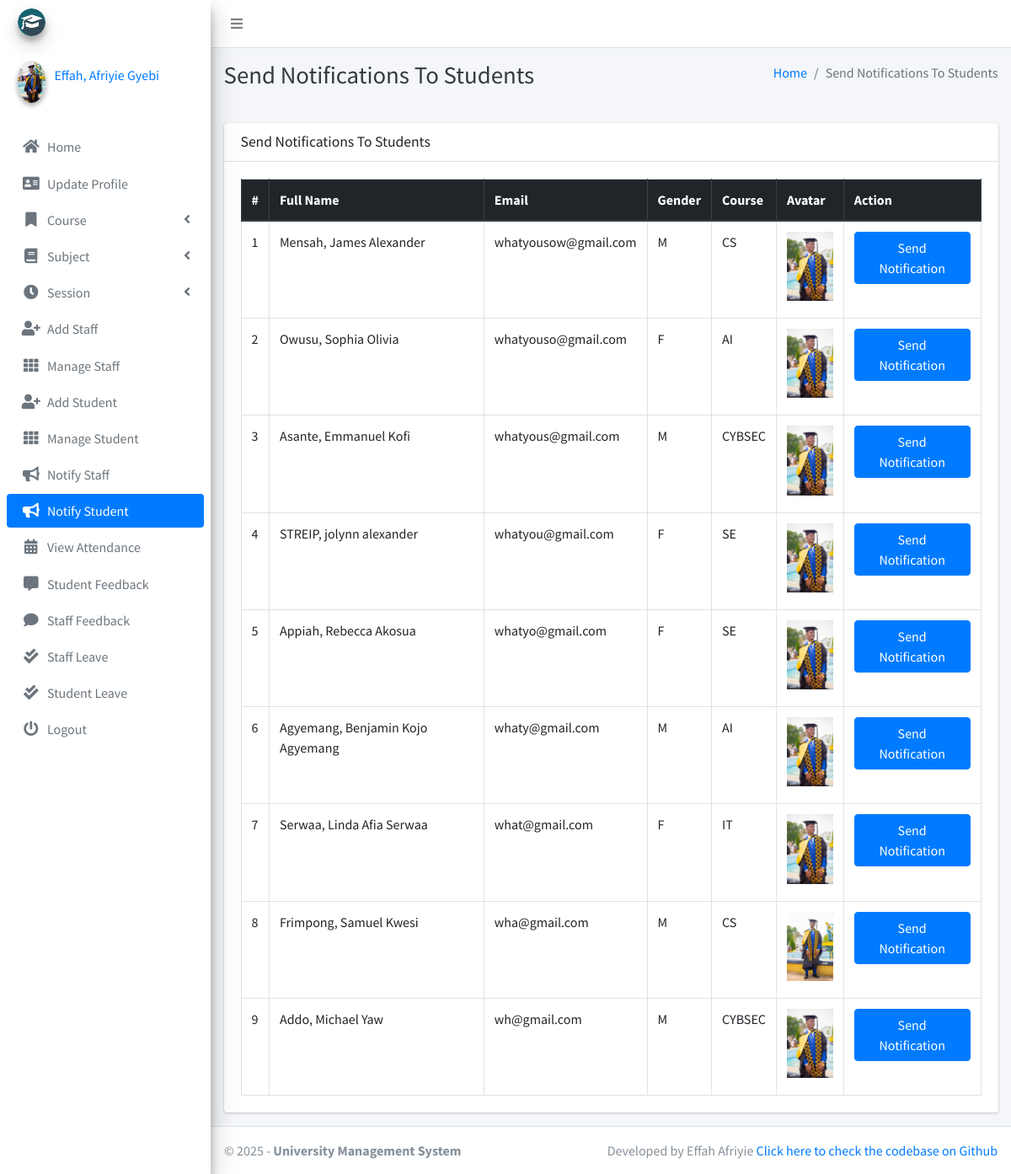
Page /admin_notify_student (signed in) on the committed database.
### main_app/models.py (models this page shows, shortened)
class CustomUser(AbstractUser):
    USER_TYPE = ((1, "HOD"), (2, "Staff"), (3, "Student"))
    GENDER = [("M", "Male"), ("F", "Female")]
    username = None  # Removed username, using email instead
    email = models.EmailField(unique=True)
    user_type = models.CharField(default=1, choices=USER_TYPE, max_length=1)
    gender = models.CharField(max_length=1, choices=GENDER)
    profile_pic = models.ImageField()
    address = models.TextField()
    fcm_token = models.TextField(default="")  # For firebase notifications
    created_at = models.DateTimeField(auto_now_add=True)
    updated_at = models.DateTimeField(auto_now=True)
    USERNAME_FIELD = "email"
    REQUIRED_FIELDS = []
    objects = CustomUserManager()
    def __str__(self):
        return self.last_name + ", " + self.first_name

class Student(models.Model):
    admin = models.OneToOneField(CustomUser, on_delete=models.CASCADE)
    course = models.ForeignKey(Course, on_delete=models.DO_NOTHING, null=True, blank=False)
    session = models.ForeignKey(Session, on_delete=models.DO_NOTHING, null=True)

class Course(models.Model):
    name = models.CharField(max_length=120)
    created_at = models.DateTimeField(auto_now_add=True)
    updated_at = models.DateTimeField(auto_now=True)

### main_app/hod_views.py (the view)
# urls.py: path("admin_notify_student", hod_views.admin_notify_student,
def admin_notify_student(request):
    student = CustomUser.objects.filter(user_type=3)
    context = {
        'page_title': "Send Notifications To Students",
        'students': student
    }
    return render(request, "hod_template/student_notification.html", context)

### main_app/templates/hod_template/student_notification.html (shortened to what this page needs)
{% extends 'main_app/base.html' %}
{% load static %}
{% block page_title %}{{page_title}}{% endblock page_title %}
{% block content %}
<section class="content">
    <div class="container-fluid">
        <div class="row">
            <div class="col-md-12">
                <div class="card">
                    <div class="card-header">
                        <h3 class="card-title">{{page_title}}</h3>
                    </div>
                    <div class="card-body">
                        <table id="example2" class="table table-bordered table-hover">
                            <thead class="thead-dark">
                                <tr>
                                    <th>#</th>
                                    <th>Full Name</th>
                                    <th>Email</th>
                                    <th>Gender</th>
                                    <th>Course</th>
                                    <th>Avatar</th>
                                    <th>Action</th>
                                </tr>
                            </thead>
                            <tbody>
                                {% for student in students %}
                                <tr>
                                    <td>{{ forloop.counter }}</td>
                                    <td>{{student.last_name}}, {{student.first_name}}</td>
                                    <td>{{student.email}}</td>
                                    <td>{{student.gender}}</td>
                                    <td>{{student.student.course.name}}</td>
                                    <td>
                                        {% if student.profile_pic == ""  %}
                                        No Image
                                        {% else %}
                                        <img class="img img-fluid mb-2" height="56" width="56"
                                            src="{{student.profile_pic}}" alt="">
                                        {% endif %}
                                    </td>
                                    <td><button data-toggle = "modal" data-target = "#myModal"class="btn btn-primary show_notification" value="{{student.id}}">Send Notification</button>
                                    </td>
                                </tr>
                                {% endfor %}
                            </tbody>
                        </table>
                    </div>
                </div>
            </div>
        </div>
    </div>
</section>
{% endblock content %}

### main_app/templates/main_app/base.html (shortened to what this page needs)
{% load static %}
<!DOCTYPE html>
<html>
<head>
    <link rel="stylesheet" href="{% static 'plugins/fontawesome-free/css/all.min.css'%} ">
    <link rel="stylesheet" href="https://code.ionicframework.com/ionicons/2.0.1/css/ionicons.min.css">
    <link rel="stylesheet"
        href="{% static 'plugins/tempusdominus-bootstrap-4/css/tempusdominus-bootstrap-4.min.css'%} ">
    <link rel="stylesheet" href="{% static 'plugins/icheck-bootstrap/icheck-bootstrap.min.css'%} ">
    <link rel="stylesheet" href="{% static 'dist/css/adminlte.min.css'%} ">
    <link rel="stylesheet" href="{% static 'plugins/overlayScrollbars/css/OverlayScrollbars.min.css'%} ">
    <link rel="stylesheet" href="{% static 'plugins/daterangepicker/daterangepicker.css'%} ">
</head>
<body class="hold-transition sidebar-mini layout-fixed">
    <div class="wrapper">
        <nav class="main-header navbar navbar-expand navbar-white navbar-light">
            <ul class="navbar-nav">
                <li class="nav-item">
                    <a class="nav-link" data-widget="pushmenu" href="#"><i class="fas fa-bars"></i></a>
                </li>
            </ul>
        </nav>
        {% include "main_app/sidebar_template.html" with user=user %}
        <div class="content-wrapper">
            <div class="content-header">
                <div class="container-fluid">
                    <div class="row mb-2">
                        <div class="col-sm-6">
                            <h1 class="m-0 text-dark">{% block page_title %}{% endblock page_title %}</h1>
                        </div>
                        <div class="col-sm-6">
                            <ol class="breadcrumb float-sm-right">
                                <li class="breadcrumb-item"><a href="#">Home</a></li>
                                <li class="breadcrumb-item active">{{ page_title }}</li>
                            </ol>
                        </div>
                    </div>
                </div>
            </div>
<section class="content">
    <div class="container-fluid">
        <div class="row">
            <div class="col-md-12">
            </div></div></div></section>
            {% block content %}
            {% endblock content %}
        </div>
        {% include "main_app/footer.html" %}
    </div>
</body>
</html>

### main_app/templates/main_app/sidebar_template.html (shortened to what this page needs)
{% load static %}
    <aside class="main-sidebar sidebar-primary elevation-4">
    {% if request.user.user_type == '1' %}
    <a href="{% url 'admin_home' %}" class="brand-link">
        <img src="{% static 'dist/img/cmsl.png' %} " alt="AdminLTE Logo"
            class="brand-image img-circle elevation-3" >
        <span class="brand-text font-weight-light">Admin Panel</span>
    </a>
    <div class="sidebar">
        <div class="user-panel mt-3 pb-3 mb-3 d-flex">
            <div class="image">
                <img src="{{ request.user.profile_pic}}" class="img-circle elevation-2" alt="User Image">
            </div>
            <div class="info">
                <a href="#" class="d-block">{{user}}</a>
            </div>
        </div>
        <nav class="mt-2">
            <ul class="nav nav-pills nav-sidebar flex-column" data-widget="treeview" role="menu" data-accordion="false">
                <li class="nav-item">
                    {% url 'admin_home' as admin_home %}
                    <a href="{{admin_home}}" class="nav-link {% if admin_home == request.path %} active {% endif %}">
                        <i class="nav-icon fas fa-home"></i>
                        <p>
                            Home
                        </p>
                    </a>
                </li>
                <li class="nav-item">
                    {% url 'admin_view_profile' as admin_view_profile %}
                    <a href="{{admin_view_profile}}"
                        class="nav-link {% if admin_view_profile == request.path %} active {% endif %}">
                        <i class="nav-icon fas fa-address-card"></i>
                        <p>
                            Update Profile
                        </p>
                    </a>
                </li>
                <li class="nav-item has-treeview">
                    <a href="#" class="nav-link">
                        <i class="nav-icon fas fa-bookmark"></i>
                        <p>
                            Course
                            <i class="fas fa-angle-left right"></i>
                        </p>
                    </a>
                </li>
                <li class="nav-item has-treeview">
                    <a href="#" class="nav-link">
                        <i class="nav-icon fas fa-book"></i>
                        <p>
                            Subject
                            <i class="fas fa-angle-left right"></i>
                        </p>
                    </a>
                </li>
                <li class="nav-item has-treeview">
                    <a href="#" class="nav-link">
                        <i class="nav-icon fas fa-clock"></i>
                        <p>
                            Session
                            <i class="fas fa-angle-left right"></i>
                        </p>
                    </a>
                </li>
                <li class="nav-item">
                    {% url 'add_staff' as add_staff %}
                    <a href="{{add_staff}}" class="nav-link {% if add_staff == request.path %} active {% endif %}">
                        <i class="nav-icon fas fa-user-plus"></i>
                        <p>
                            Add Staff
                        </p>
                    </a>
                </li>
                <li class="nav-item">
                    {% url 'manage_staff' as manage_staff %}
                    {% url 'edit_staff' staff_id as edit_staff %}
                    <a href="{{manage_staff}}"
                        class="nav-link {% if manage_staff == request.path or request.path == edit_staff %} active {% endif %}">
                        <i class="nav-icon fas fa-th"></i>
                        <p>
                            Manage Staff
                        </p>
                    </a>
                </li>
                <li class="nav-item">
                    {% url 'add_student' as add_student%}
                    <a href="{{add_student}}" class="nav-link  {% if add_student == request.path %} active {% endif %}">
                        <i class="nav-icon fas fa-user-plus"></i>
                        <p>
                            Add Student
                        </p>
                    </a>
                </li>
                <li class="nav-item">
                    {% url 'manage_student' as manage_student %}
                    {% url 'edit_student' student_id as edit_student %}
                    <a href="{{manage_student}}"
                        class="nav-link  {% if edit_student == request.path or manage_student == request.path %} active {% endif %}">
                        <i class="nav-icon fas fa-th"></i>
                        <p>
                            Manage Student
                        </p>
                    </a>
                </li>
                <li class="nav-item">
                    {% url 'admin_notify_staff' as admin_notify_staff %}
                    <a href="{{admin_notify_staff}}"
                        class="nav-link {% if admin_notify_staff == request.path %} active {% endif %}">
                        <i class="nav-icon fas fa-bullhorn"></i>
                        <p>
                            Notify Staff
                        </p>
                    </a>
                </li>
                <li class="nav-item">
                    {% url 'admin_notify_student' as admin_notify_student %}
                    <a href="{{admin_notify_student}}"
                        class="nav-link {% if admin_notify_student == request.path %} active {% endif %}">
                        <i class="nav-icon fas fa-bullhorn"></i>
                        <p>
                            Notify Student
                        </p>
                    </a>
                </li>
                <li class="nav-item">
                    {% url 'admin_view_attendance' as admin_view_attendance %}
                <li class="nav-item">
                    <a href="{{admin_view_attendance}}"
                        class="nav-link  {% if admin_view_attendance == request.path %} active {% endif %}">
                        <i class="nav-icon fas fa-calendar-alt"></i>
                        <p>
                            View Attendance
                        </p>
                    </a>
                </li>
                <li class="nav-item">
                    {% url 'student_feedback_message' as student_feedback_message %}
                    <a href="{{ student_feedback_message }}"
                        class="nav-link  {% if student_feedback_message == request.path %} active {% endif %}">
                        <i class="nav-icon fas fa-comment-alt"></i>
                        <p>
                            Student Feedback
                        </p>
                    </a>
                </li>
                <li class="nav-item">
                    {% url 'staff_feedback_message' as staff_feedback_message %}
                    <a href="{{staff_feedback_message}}"
                        class="nav-link   {% if staff_feedback_message == request.path %} active {% endif %}">
                        <i class="nav-icon fas fa-comment"></i>
                        <p>
                            Staff Feedback
                        </p>
                    </a>
                </li>
                <li class="nav-item">
                    {% url 'view_staff_leave' as view_staff_leave %}
                    <a href="{{view_staff_leave}}"
                        class="nav-link  {% if view_staff_leave == request.path %} active {% endif %}">
                        <i class="nav-icon fas fa-check-double"></i>
                        <p>
                            Staff Leave
                        </p>
                    </a>
                </li>
                <li class="nav-item">
                    {% url 'view_student_leave' as view_student_leave %}
                    <a href="{% url 'view_student_leave' %}"
                        class="nav-link  {% if view_student_leave == request.path %} active {% endif %}">
                        <i class="nav-icon fas fa-check-double"></i>
                        <p>
                            Student Leave
                        </p>
                    </a>
                </li>
                                        {% endif %}
                                        <li class="nav-item">
                                            <a href="{% url 'user_logout' %}"
                                                onclick="return confirm('Your session would be terminated.\n\nProceed?')"
                                                class="nav-link">
                                                <i class="nav-icon fas fa-power-off"></i>
                                                <p>
                                                    Logout
                                                </p>
                                            </a>
                                        </li>
                                    </ul>
                                </nav>
                            </div>
</aside>

### main_app/templates/main_app/footer.html (shortened to what this page needs)
<footer class="main-footer">
    &copy; {% now "Y" %} - <strong>University Management System</strong>
    <div class="float-right d-none d-sm-inline-block">
        Developed by Effah Afriyie <a href="https://github.com/EffahAdode3" target="_blank">Click here to check the codebase on Github</a>
</footer>

### rows in the picture
CustomUser: last_name+first_name "Effah, Afriyie Gyebi"
CustomUser: last_name "Mensah", first_name "James Alexander", email "whatyousow@gmail.com", gender "M", student.course.name "CS", profile_pic (picture)
CustomUser: last_name "Owusu", first_name "Sophia Olivia", email "whatyouso@gmail.com", gender "F", student.course.name "AI", profile_pic (picture)
CustomUser: last_name "Asante", first_name "Emmanuel Kofi", email "whatyous@gmail.com", gender "M", student.course.name "CYBSEC", profile_pic (picture)
CustomUser: last_name "STREIP", first_name "jolynn alexander", email "whatyou@gmail.com", gender "F", student.course.name "SE", profile_pic (picture)
CustomUser: last_name "Appiah", first_name "Rebecca Akosua", email "whatyo@gmail.com", gender "F", student.course.name "SE", profile_pic (picture)
CustomUser: last_name "Agyemang", first_name "Benjamin Kojo Agyemang", email "whaty@gmail.com", gender "M", student.course.name "AI", profile_pic (picture)
CustomUser: last_name "Serwaa", first_name "Linda Afia Serwaa", email "what@gmail.com", gender "F", student.course.name "IT", profile_pic (picture)
CustomUser: last_name "Frimpong", first_name "Samuel Kwesi", email "wha@gmail.com", gender "M", student.course.name "CS", shows a picture
CustomUser: last_name "Addo", first_name "Michael Yaw", email "wh@gmail.com", gender "M", student.course.name "CYBSEC", profile_pic (picture)

### other values in the picture
{{ page_title }} "Send Notifications To Students"
